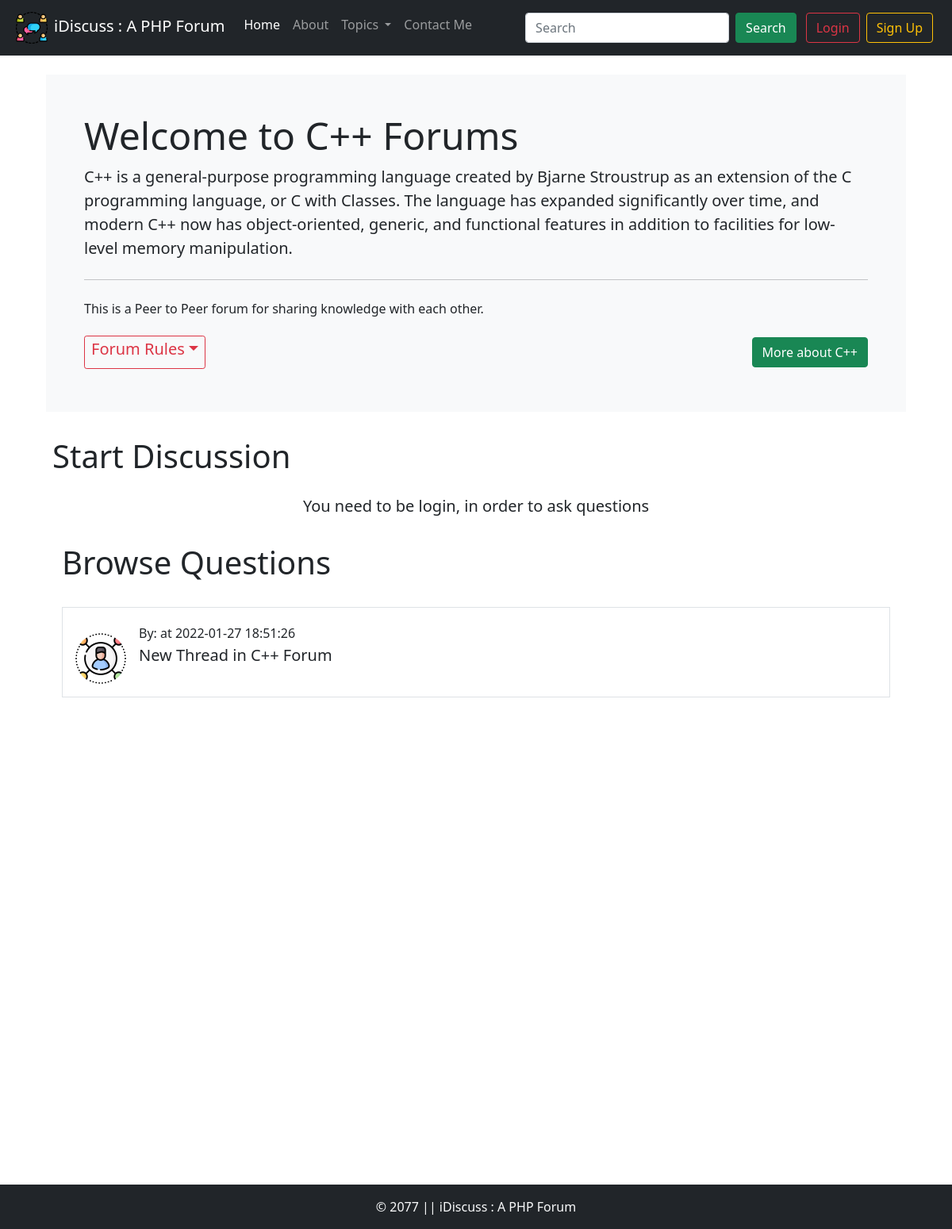
/threadlist.php?catid=3, run on an earlier commit of the app's database.
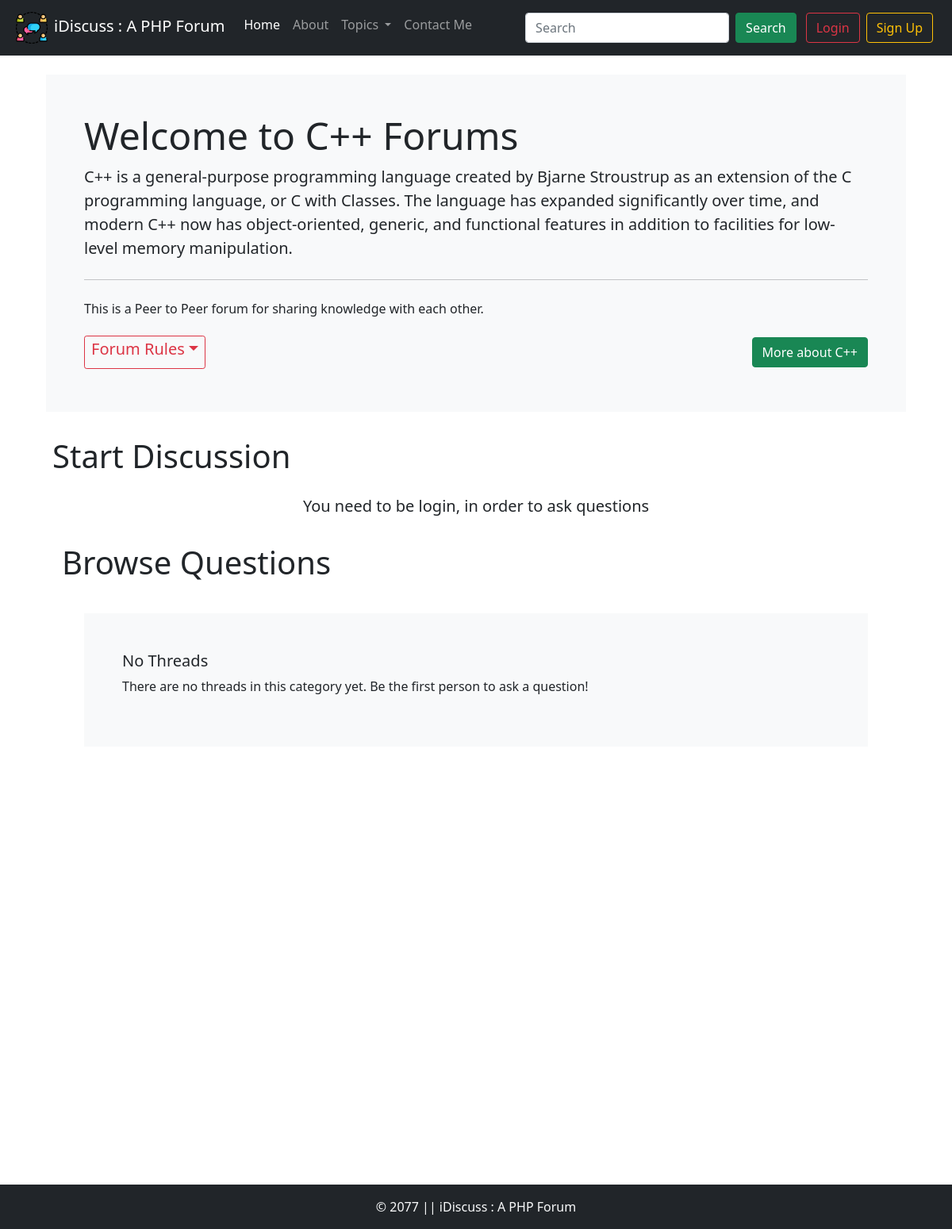
And on a later commit of the database.
### tables this page shows
CREATE TABLE `threads` (
  `thread_id` int(15) NOT NULL,
  `thread_title` text NOT NULL,
  `thread_desc` text NOT NULL,
  `thread_cat_id` int(15) NOT NULL,
  `thread_user_id` int(15) NOT NULL,
  `timestamp` datetime NOT NULL DEFAULT current_timestamp()
);

### threadlist.php (the view, shortened to what the changed rows need)
<!doctype html>
<html lang="en">
<head>
    <?php require 'partials/_head.php'; ?>
    <?php require 'partials/_dbconnect.php'; ?>
    <?php
    $id = $_GET['catid'];
    $sql = "SELECT * FROM `categories` WHERE `category_id` = $id;";
    $result = mysqli_query($conn, $sql);
    while ($row = mysqli_fetch_assoc($result)) {
        $catname = $row['category_name'];
    }
    ?>
</head>
<body>
    <?php require 'partials/_dbconnect.php'; ?>
    <?php
    $id = $_GET['catid'];
    $sql = "SELECT * FROM `categories` WHERE `category_id` = $id;";
    $result = mysqli_query($conn, $sql);
    while ($row = mysqli_fetch_assoc($result)) {
        $catname = $row['category_name'];
    }
    ?>
    <div class="container my-4">
        <div class="jumbotron bg-light p-5 rounded-lg m-3">
            <h1 class="display-5">Welcome to <?php echo $catname; ?> Forums</h1>
        </div>
        <div class="container">
            <div class="container">
                <h1 class="py-3">Start Discussion</h1>
                <div class="container vh-100">
                    <h1 class="py-3">Browse Questions</h1>
                    <?php
                    $id = $_GET['catid'];
                    $sql = "SELECT * FROM `threads` WHERE `thread_cat_id` = $id;";
                    $result = mysqli_query($conn, $sql);
                    $noResult = true;
                    while ($row = mysqli_fetch_assoc($result)) {
                        $noResult = false;
                        $id = $row['thread_id'];
                        $thread_ques = $row['thread_title'];
                        $thread_desc = $row['thread_desc'];
                        $time = $row['timestamp'];
                        $thread_user_id = $row['thread_user_id'];
                        $sql2 = "SELECT userName from `users` WHERE sno = '$thread_user_id';";
                        $result2 = mysqli_query($conn, $sql2);
                        $row2 = mysqli_fetch_assoc($result2);
                        echo '
                    <div class="d-flex border p-3 my-3">
                        <img src="/iDiscuss/images/default-user.png" class="flex-shrink-0 me-3 mt-3 rounded-circle" width="64px" height="64px" alt="">
                        <div>
                        <p class = "my-1 ">By: ' . $row2['userName'] . ' at ' . $time . '</p >
                            <h5 class="mt-0"><a class = "text-dark text-decoration-none" href="/iDiscuss/thread.php?threadid=' . $id . '">' . $thread_ques . '</a></h5>
                            <p>' . $thread_desc . '</p>
                        </div>
                     </div>
                ';
                    }
                    if ($noResult) {
                        echo '
                <div class="container my-4">
                     <div class="jumbotron bg-light p-5 rounded-lg m-3">
                        <h5 class="mt-0">No Threads</h5>
                        <p>There are no threads in this category yet. Be the first person to ask a question!</p>
                    </div>
                </div>
                ';
                    }
                    ?>
                </div>
            </div>
        </div>
    </div>
</body>
</html>

What changed in the data, as far as the page shows it:
no longer on this page (row edited): threads: timestamp "2022-01-27 18:51:26", thread_title "New Thread in C++ Forum"
Also different on the page:
text now shown: "No Threads There are no threads in this category yet. Be the first person to ask a question!"
